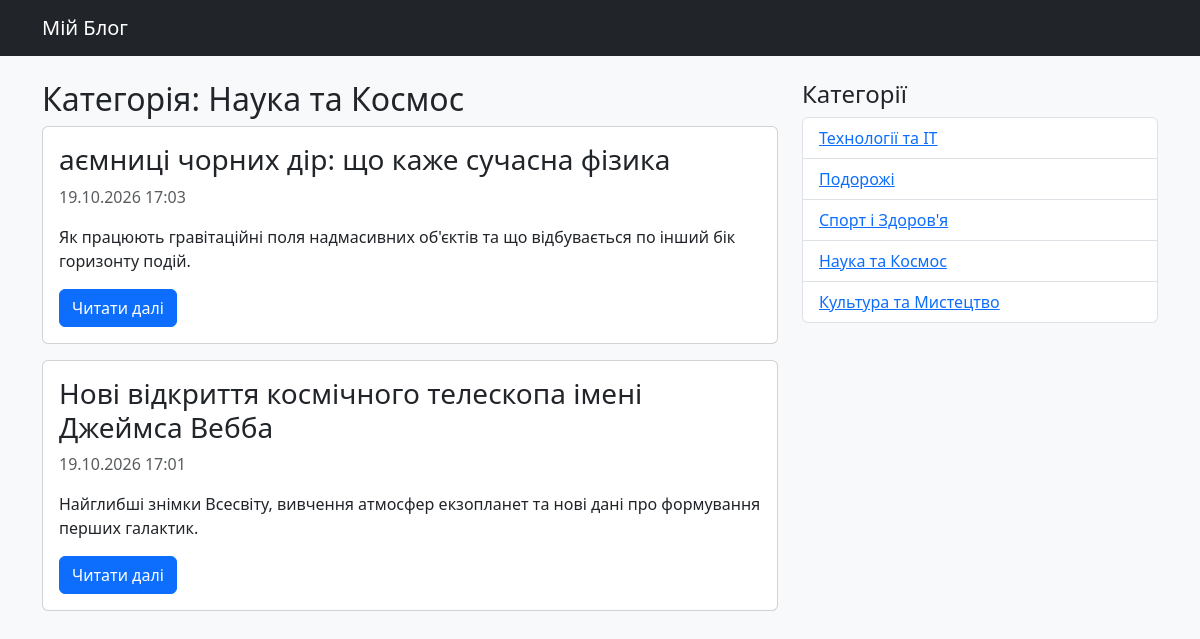
Page /category/nauka-ta-kosmos/ on the committed database.
### app_blog/models.py (models this page shows, shortened)
class Category(models.Model):
    category = models.CharField('Категорія', max_length=250, help_text='Максимум 250 символів')
    slug = models.SlugField('Слаг', max_length=250, unique=True, blank=True, null=True)
    class Meta:
        verbose_name = 'Категорія для публікації'
        verbose_name_plural = 'Категорії для публікацій'

class Article(models.Model):
    title = models.CharField('Заголовок', max_length=250, help_text='Максимум 250 символів')
    description = models.TextField('Опис', blank=True, null=True)
    pub_date = models.DateTimeField('Дата публікації', default=timezone.now)
    slug = models.SlugField('Слаг', max_length=250, unique_for_date='pub_date')
    main_page = models.BooleanField('Головна', default=False, help_text='Показувати на головній сторінці')
    category = models.ForeignKey(Category, related_name='articles', blank=True, null=True, verbose_name='Категорія', on_delete=models.CASCADE)
    class Meta:
        ordering = ['-pub_date']
        verbose_name = 'Стаття'
        verbose_name_plural = 'Статті'
    def get_absolute_url(self):
        try:
            url = reverse('news-detail', kwargs={
                'year': self.pub_date.strftime("%Y"),
                'month': self.pub_date.strftime("%m"),
                'day': self.pub_date.strftime("%d"),
                'slug': self.slug,
            })
        except:
            url = "/"
        return url

### app_blog/views.py (the view)
# urls.py: path('category/<slug:slug>/', ArticleCategory.as_view(), name='articles-category-list'),
class ArticleCategory(ListView):
    model = Article
    template_name = 'articles_list.html'
    context_object_name = 'articles'
    def get_queryset(self):
        return Article.objects.filter(category__slug=self.kwargs['slug'])
    def get_context_data(self, **kwargs):
        context = super().get_context_data(**kwargs)
        context['categories'] = Category.objects.all()
        context['category'] = get_object_or_404(Category, slug=self.kwargs['slug'])
        return context

### app_blog/templates/articles_list.html
{% extends "index.html" %}
{% block content %}
<h2>Категорія: {{ category.category }}</h2>
{% for article in articles %}
    <div class="card mb-3">
        <div class="card-body">
            <h3 class="card-title">{{ article.title }}</h3>
            <p class="text-muted">{{ article.pub_date|date:"d.m.Y H:i" }}</p>
            <p class="card-text">{{ article.description|truncatewords:20 }}</p>
            <a href="{{ article.get_absolute_url }}" class="btn btn-primary">Читати далі</a>
        </div>
    </div>
{% empty %}
    <p>У цій категорії поки немає статей.</p>
{% endfor %}
{% endblock %}

### app_blog/templates/index.html (shortened to what this page needs)
<!DOCTYPE html>
<html lang="uk">
<head>
    <link rel="stylesheet" href="https://cdn.jsdelivr.net/npm/bootstrap@5.3.0/dist/css/bootstrap.min.css">
</head>
<body class="bg-light">
    <nav class="navbar navbar-expand-lg navbar-dark bg-dark mb-4">
        <div class="container">
            <a class="navbar-brand" href="{% url 'home' %}">Мій Блог</a>
        </div>
    </nav>
    <div class="container">
        <div class="row">
            <div class="col-md-8">
                {% block content %}{% endblock %}
            </div>
            <div class="col-md-4">
                <h4>Категорії</h4>
                <ul class="list-group">
                    {% for cat in categories %}
                        <li class="list-group-item">
                            <a href="{% url 'articles-category-list' cat.slug %}">{{ cat.category }}</a>
                        </li>
                    {% endfor %}
                </ul>
            </div>
        </div>
    </div>
</body>
</html>

### rows in the picture
Category: category "Наука та Космос"
Article: title "аємниці чорних дір: що каже сучасна фізика", pub_date "19.10.2026 17:03", description "Як працюють гравітаційні поля надмасивних об'єктів та що відбувається по інший бік горизонту подій."
Article: title "Нові відкриття космічного телескопа імені Джеймса Вебба", pub_date "19.10.2026 17:01", description "Найглибші знімки Всесвіту, вивчення атмосфер екзопланет та нові дані про формування перших галактик."
Category: category "Технології та IT"
Category: category "Подорожі"
Category: category "Спорт і Здоров'я"
Category: category "Культура та Мистецтво"
